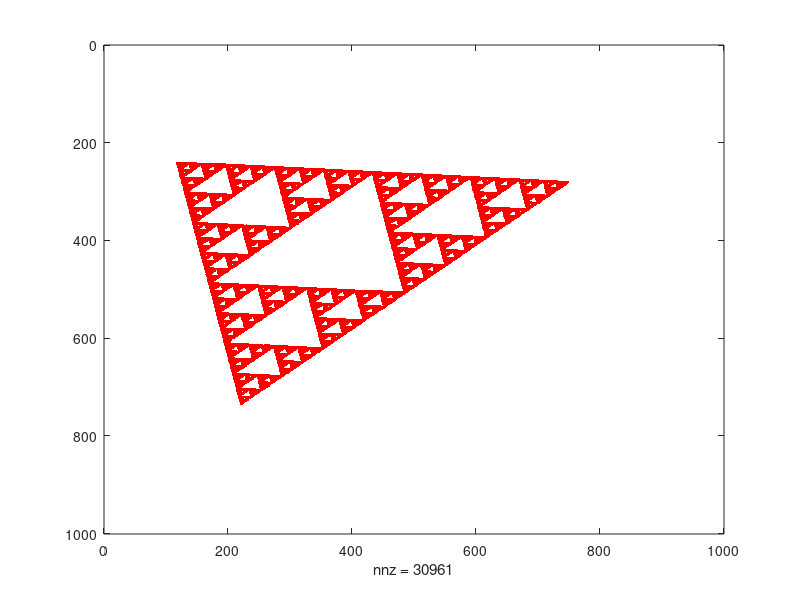

Reproduce this figure in MATLAB.
%Matrix size
n = 1000;

%Filling the matrix with 0's (matrix main character)
neo = zeros(1000,1000);

%iterations
it = 100000;

% Random variables between 1 and n
p1 = randi(n, 1, 2);
p2 = randi(n, 1, 2);
p3 = randi(n, 1, 2);

%starting point
start = p1;

for i = 0:it
    %putting the start point in the matrix
    neo(start(1), start(2)) = true;
    %random number 1-3
    rand = randi(3, 1, 1);
    
    %what we get defines our new dot
    if rand == 1
        
        start = fix((start + p1) / 2);
    
    elseif rand == 2

        start = fix((start + p2) / 2);
    
    else

        start = fix((start + p3) / 2);
    end
end
%Getting the image
spy(neo, "r.")


